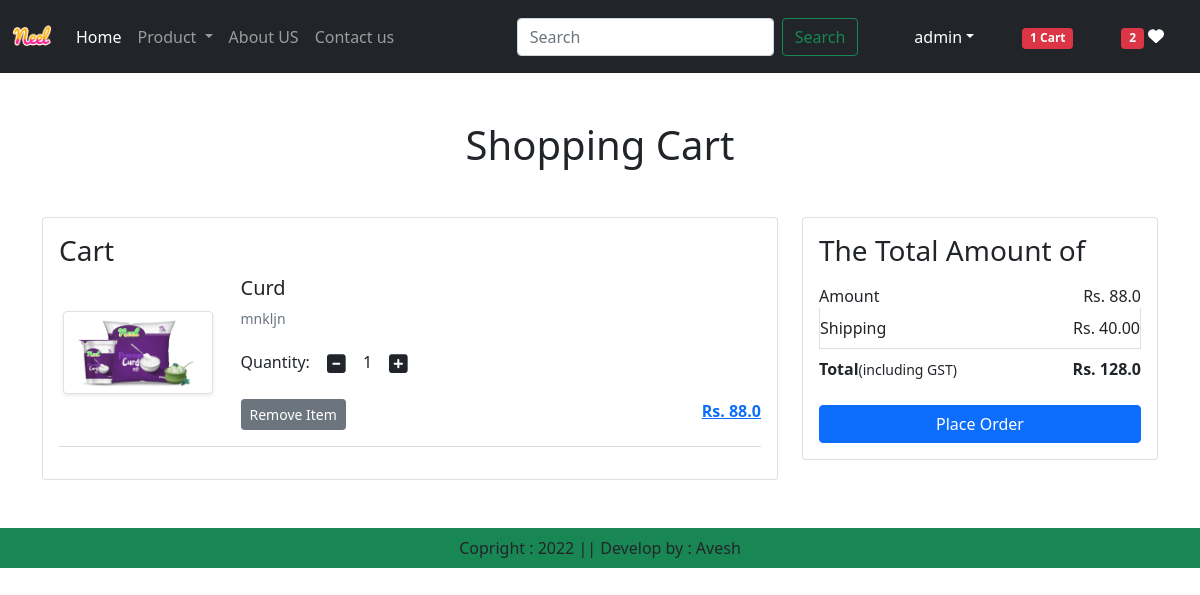
The app's page /cart/ (signed in) with its own data.
### ecomapp/models.py (models this page shows, shortened)
class Cart(models.Model):
    user = models.ForeignKey(User,on_delete=models.CASCADE)
    product = models.ForeignKey(Product,on_delete=models.CASCADE)
    quantity = models.PositiveIntegerField(default=1)

class Product(models.Model):
    title = models.CharField(max_length=100)
    selling_price = models.FloatField()
    discount_price = models.FloatField()
    description = models.TextField()
    composition = models.TextField(default='')
    prodapp = models.TextField(default='')
    category =models.CharField(choices=CATEGORY_CHOICE, max_length=2)
    product_image = models.ImageField(upload_to='product')

### ecomapp/views.py (the view)
# urls.py: path("cart/",views.show_cart,name='showcart'),
@login_required
def show_cart(request):
    user=request.user
    cart=Cart.objects.filter(user=user)
    amount=0
    for p in cart:
        value =p.quantity * p.product.discount_price
        amount = amount + value
    totalamount = amount + 40
    totalitem=0
    wishitem=0
    if request.user.is_authenticated:
        totalitem=len(Cart.objects.filter(user=request.user))
        wishitem=len(Wishlist.objects.filter(user=request.user))
    return render(request,"app/addtocart.html",locals())

### ecomapp/templates/app/addtocart.html (shortened to what this page needs)
{% extends 'app/base.html' %}
{% load static %}
{% block main-content %}
  <div class="container my-5">
    <div class="row">
      {% if cart %}
        <h1 class="text-center mb-5">Shopping Cart</h1>
        <div class="col-sm-8">
          <div class="card">
            <div class="card-body">
              <h3>Cart</h3>
              {% for item in cart  %}
                <div class="row">
                  <div class="col-sm-3 text-center align-self-center"><img src="{{item.product.product_image.url}}" alt="" srcset="" class="img-fluid img-thumbnail shadow-sm " height="150" width="150"></div>
                  <div class="col-sm-9">
                    <div>
                      <h5> {{item.product.title}}</h5>
                      <p class="mb-2 text-muted small">{{item.product.description}}</p>
                      <div class="my-3">
                        <label for="quantity">Quantity:</label>
                        <a class="minus-cart btn" pid="{{item.product.id}}"><i class="fas fa-minus-square fa-lg"></i></a>
                        <span id="quantity">{{item.quantity}}</span>
                        <a class="plus-cart btn" pid="{{item.product.id}}"><i class="fas fa-plus-square fa-lg"></i></a>
                      </div>
                      <div class="d-flex justify-content-between">
                        <a href="#" class="remove-cart btn btn-sm btn-secondary mr-3 " pid={{item.product.id}}>Remove Item</a>
                        <a class="mb-0"><span><strong>Rs.  {{item.product.discount_price}}</strong></span></a>
                      </div>
                    </div>
                  </div>
                </div>
                <hr class="text-muted">
              {% endfor %}
            </div>
          </div>
        </div>
        <div class="col-sm-4">
          <div class="card">
            <div class="card-body">
              <h3>The Total Amount of</h3>
              <ul class="list-group">
                <li class="list-group-item d-flex justify-content-between align-item-center border-0 px-0 pb-0">Amount <span id="amount">Rs. {{amount}}</span></li>
                <li class="list-group-item d-flex justify-content-between align-item-center px-0">Shipping <span>Rs. 40.00</span></li>
                <li class="list-group-item d-flex justify-content-between align-item-center border-0 px-0 mb-3">
                  <div>
                    <strong>Total</strong><small>(including GST)</small>
                  </div><strong><span id="totalamount">Rs. {{totalamount}}</span></strong>
                </li>
              </ul>
              <div class="d-grid"><a href="{% url 'checkout' %}" class="btn btn-primary">Place Order</a></div>
            </div>
          </div>
        </div>
        {% else %}
          <h1 class="text-center mb-5">Cart is Empty</h1>
      {% endif %}
    </div>
  </div>
{% endblock main-content %}

### ecomapp/templates/app/base.html (shortened to what this page needs)
<!DOCTYPE html>
{% load static %}
<html lang="en">
<head>
    <link href="https://cdn.jsdelivr.net/npm/bootstrap@5.0.2/dist/css/bootstrap.min.css" rel="stylesheet">
    <link rel = "stylesheet" href= "{% static 'app/css/owl.carousel.min.css' %}">
    <link rel = "stylesheet" href= "{% static 'app/css/all.min.css' %}">
    <link rel = "stylesheet" href= "{% static 'app/css/style.css' %}">
</head>
<body>
    <nav class="navbar navbar-expand-lg navbar-dark bg-dark">
        <div class="container-fluid">
          <a class="navbar-brand" href="#">
            <img src="{% static 'app/images/product/Neel.png' %}" width = "40" hight = "40" />
          </a>
          <div class="collapse navbar-collapse" id="navbarSupportedContent">
            <ul class="navbar-nav me-auto mb-2 mb-lg-0">
              {% if request.user.is_authenticated %}
              <li class="nav-item">
                <a class="nav-link active" aria-current="page" href="/">Home</a>
              </li>
              <li class="nav-item dropdown">
                <a class="nav-link dropdown-toggle" href="#" id="navbarDropdown" role="button" data-bs-toggle="dropdown" aria-expanded="false">
                  Product
                </a>
              </li>
              <li class="nav-item">
                <a class="nav-link" href="{% url 'about' %}">About US</a>
              </li>
              <li class="nav-item">
                <a class="nav-link" href="{% url 'contact' %}">Contact us</a>
              </li>
            </ul>
            <form class="d-flex">
              <input class="form-control me-2" type="search" placeholder="Search" aria-label="Search">
              <button class="btn btn-outline-success" type="submit">Search</button>
            </form>
          </div>
          <ul class="navbar-new me-auto mb-2 mb-lg-0 navbar-dark bg-dark">
           <div class="collapse navbar-collapse" id="navbarSupportedContent">
            <li class="nav-item dropdown mx-2">
                <a class="nav-link dropdown-toggle text-white" href="#" id="profileDropdown" role="button" data-bs-toggle="dropdown" aria-expanded="false">{{request.user}}</a>
            </li>
            <li class="nav-item mx-2">
                <a href="{% url 'showcart' %}" class="nav-link text-white"><span class="badge bg-danger">{% if totalitem > 0 %}{{totalitem}} {% endif %} Cart</a>
            </li>
            <li class="nav-item mx-2">
                <a href="#" class="nav-link text-white"><span class="badge bg-danger">{% if wishitem > 0 %}{{wishitem}} {% endif %}</span> <i class="fa fa-heart"></i></a>
            </li>
            {% endif %}
           </div>
          </ul>
        </div>
      </nav>
    {% block main-content %}{% endblock main-content %}
    <footer class="container-fluid fixes-bottom bg-success text-center p-2 mt-5">
    Copright : 2022 || Develop by : Avesh
    </footer>
</body>
</html>

### records on screen
Cart: product.product_image (picture), product "Curd", product.description "mnkljn", quantity "1", product.discount_price "88.0"

### other values on screen
{{ request.user }} "admin"
{{ totalitem }} "1"
{{ wishitem }} "2"
{{ amount }} "88.0"
{{ totalamount }} "128.0"
